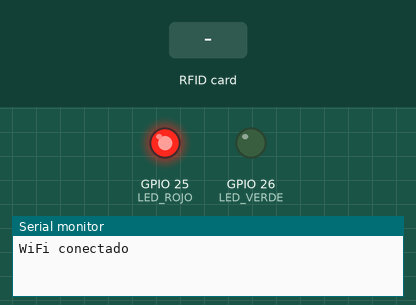
Simulated run of this sketch. Board: ESP32. Parts: output pins drawn as LEDs (lit = HIGH), the last lines printed to the serial monitor. Dashed ring = blinking. The test bench sets the inputs (shaded band). WiFi joins after 1.5 s; servers stay silent unless stated; uploads are accepted with an empty reply; the local clock reads 2024-03-15 10:24:30 at power-on unless the sketch sets it.

Above: at 2.7 s.
2.8 s: RFID card D4 C2 17 2A held to the reader
At 3.3 s:
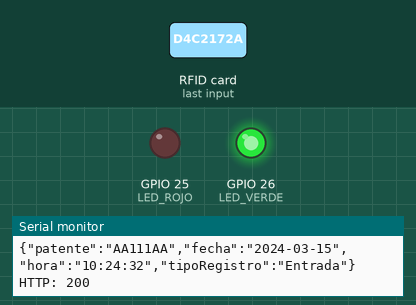
5.8 s: RFID card 14 E7 E0 2B held to the reader
At 7.2 s:
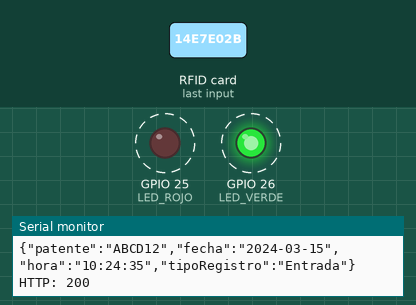
7.5 s: RFID card E9 2F BA C2 held to the reader
Timing chart, 0 to 11.7 s (numbered marks = the images above; inputs shaded):
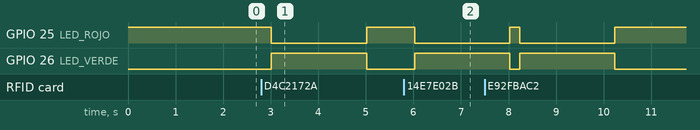

Measured:
- after the input at 2.8 s, GPIO 25 (LED_ROJO): HIGH → LOW after 0.21 s, → HIGH 2.0 s later; GPIO 26 (LED_VERDE): LOW → HIGH after 0.21 s, → LOW 2.0 s later
- after the input at 5.8 s, GPIO 25 (LED_ROJO): HIGH → LOW after 0.22 s; GPIO 26 (LED_VERDE): LOW → HIGH after 0.22 s

The sketch:

entrada.ino
```cpp
#include <WiFi.h>
#include <HTTPClient.h>
#include <SPI.h>
#include <MFRC522.h>
#include "time.h"

// ===== WIFI =====
const char* ssid = "POCO C75";
const char* password = "Alexsandro3*";

// ===== API =====
const char* server = "http://10.114.110.137:5087/api/registro";

// ===== NTP =====
const char* ntpServer = "south-america.pool.ntp.org";
const long gmtOffset_sec = -4 * 3600;
const int daylightOffset_sec = 0;

// ===== RFID =====
#define SS_PIN 5
#define RST_PIN 22

MFRC522 rfid(SS_PIN, RST_PIN);

// ===== LEDS =====
#define LED_VERDE 26
#define LED_ROJO  25

// ===== TIPO =====
String tipo = "Entrada";

// ===== UID → PATENTE =====
String obtenerPatente(String uid) {

  if (uid == "D4C2172A") return "AA111AA";
  if (uid == "14E7E02B") return "ABCD12";
  if (uid == "E92FBAC2") return "ABCD23";
  if (uid == "1945E8C1") return "NCNC12";

  return "DESCONOCIDO";
}

// ===== FECHA Y HORA =====
void obtenerFechaHora(String &fecha, String &hora) {
  struct tm timeinfo;

  if (!getLocalTime(&timeinfo)) {
    fecha = "0000-00-00";
    hora = "00:00:00";
    return;
  }

  char f[11];
  char h[9];

  strftime(f, sizeof(f), "%Y-%m-%d", &timeinfo);
  strftime(h, sizeof(h), "%H:%M:%S", &timeinfo);

  fecha = String(f);
  hora = String(h);
}

void setup() {
  Serial.begin(115200);

  // LEDS
  pinMode(LED_VERDE, OUTPUT);
  pinMode(LED_ROJO, OUTPUT);

  digitalWrite(LED_ROJO, HIGH); // 🔴 por defecto

  // WIFI
  WiFi.begin(ssid, password);
  while (WiFi.status() != WL_CONNECTED) delay(500);

  Serial.println("WiFi conectado");

  // NTP
  configTime(gmtOffset_sec, daylightOffset_sec, ntpServer);

  // RFID
  SPI.begin(18, 19, 23);
  rfid.PCD_Init();
}

void loop() {

  if (rfid.PICC_IsNewCardPresent() && rfid.PICC_ReadCardSerial()) {

    String uid = "";

    for (byte i = 0; i < rfid.uid.size; i++) {
      if (rfid.uid.uidByte[i] < 0x10) uid += "0";
      uid += String(rfid.uid.uidByte[i], HEX);
    }

    uid.toUpperCase();

    String patente = obtenerPatente(uid);

    String fecha, hora;
    obtenerFechaHora(fecha, hora);

    String json = "{";
    json += "\"patente\":\"" + patente + "\",";
    json += "\"fecha\":\"" + fecha + "\",";
    json += "\"hora\":\"" + hora + "\",";
    json += "\"tipoRegistro\":\"" + tipo + "\"";
    json += "}";

    Serial.println("Enviando:");
    Serial.println(json);

    bool exito = false;

    if (WiFi.status() == WL_CONNECTED) {
      HTTPClient http;

      http.begin(server);
      http.addHeader("Content-Type", "application/json");

      int httpCode = http.POST(json);

      Serial.print("HTTP: ");
      Serial.println(httpCode);

      if (httpCode == 200 || httpCode == 201) {
        exito = true;
      }

      http.end();
    }

    // ===== LOGICA LEDS =====
    if (patente != "DESCONOCIDO" && exito) {
      digitalWrite(LED_ROJO, LOW);
      digitalWrite(LED_VERDE, HIGH);
    } else {
      digitalWrite(LED_VERDE, LOW);
      digitalWrite(LED_ROJO, HIGH);
    }

    delay(2000);

    // volver al estado inicial
    digitalWrite(LED_VERDE, LOW);
    digitalWrite(LED_ROJO, HIGH);

    rfid.PICC_HaltA();
    rfid.PCD_StopCrypto1();
  }
}
```
